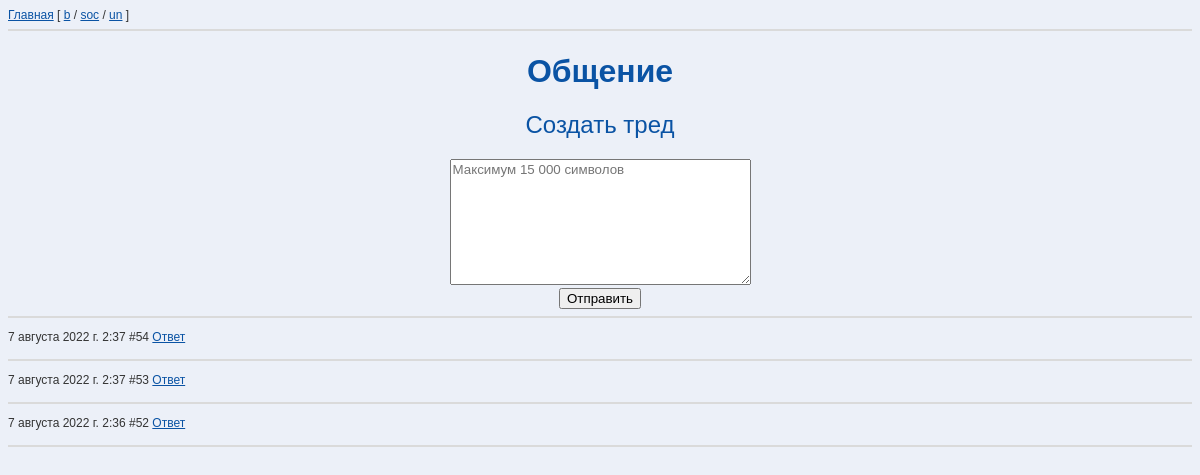
/soc/, run on an earlier commit of the app's database.
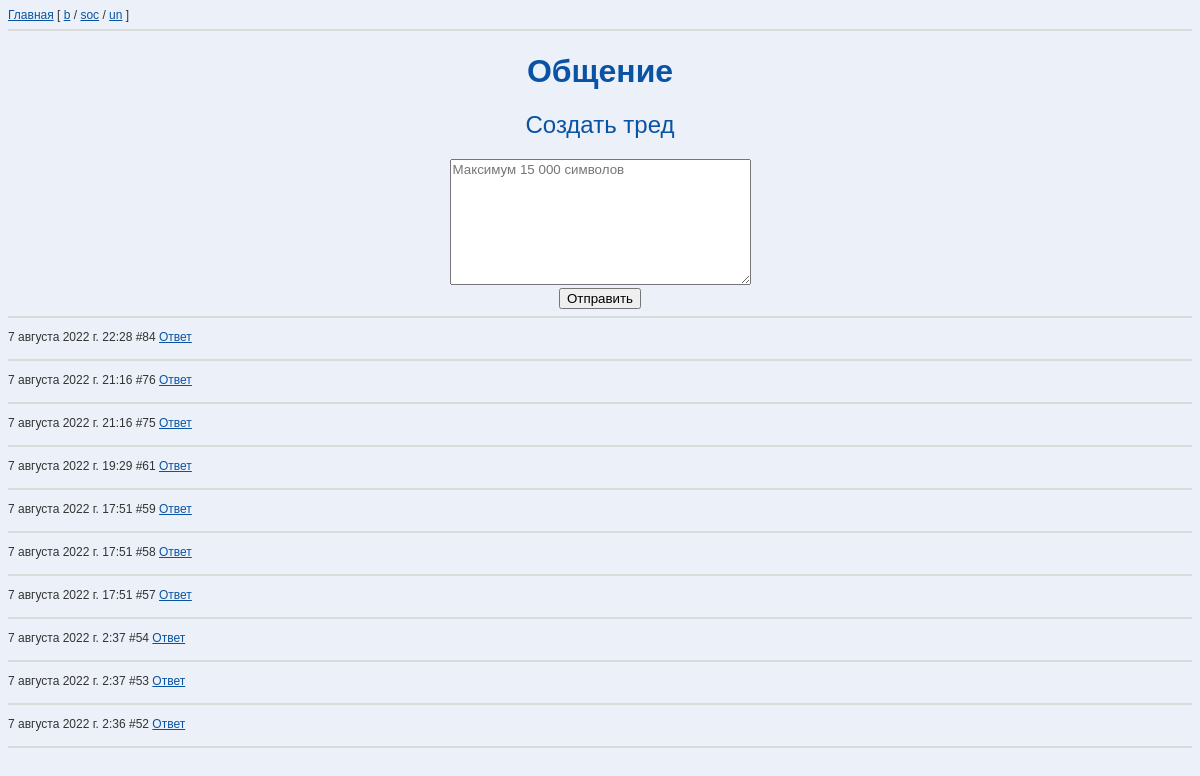
And on a later commit of the database.
### board/models.py (models this page shows, shortened)
class Post(models.Model):
    text = models.TextField(max_length=15000)
    title = models.CharField(max_length=200, blank=True)
    pub_date = models.DateTimeField(auto_now_add=now)
    board = models.CharField(max_length=5)
    parent = models.ForeignKey("self",
                               null=True,
                               on_delete=models.CASCADE,
                               related_name='comments',
                               )  # Able to assign only while creating
    reply_to = models.ForeignKey("self",
                                 null=True,
                                 on_delete=models.SET_NULL,
                                 related_name='replies',
                                 )  # Able to assign only while creating

### board/views.py (the view)
# urls.py: path('', views.get_board_view, name='index'),
def get_board_view(request, brd):
    if brd not in BOARDS.keys():
        return HttpResponseNotFound('<h1>Page not found</h1>')
    posts = reversed(Post.objects.filter(board=brd, parent=None))
    if request.method == 'POST':
        form = PostForm(request.POST)
        if form.is_valid():
            new_post = form.save(commit=False)
            new_post.board = brd
            new_post.save()
            return HttpResponseRedirect(f'/{brd}/')
    else:
        form = PostForm()
    return render(request, 'board/index.html', {
        'form': form,
        'posts': posts,
        'brd': brd,
        'board_name': BOARDS[brd],
        'title': f'/{brd}/ – {BOARDS[brd]}',
})

### board/models.py
class PostForm(ModelForm):
    class Meta:
        model = Post
        fields = ['text']

### board/templates/board/index.html (shortened to what this page needs)
{% extends 'board/base.html' %}
{% block content %}
<div class="home">
    <h1>{{ board_name }}</h1>
    <h2>Создать тред</h2>
    <form action="/{{ brd }}/" method="post" >
        <label>
            <textarea type="text" name="text" rows="8" cols="35" placeholder="Максимум 15 000 символов"></textarea>
        </label> <br>
        <input type="submit" value="Отправить">
    </form>
</div>
    <hr>
{% for post in posts %}
    <div class="post">
    <p class="date">
    {{ post.pub_date }} #{{ post.pk }} <a href="/{{ brd }}/thread/{{ post.pk }}">Ответ</a>
    </p><p style="white-space: pre-line">{{ post.text }}</p>
    </div>
    <hr>
{% endfor %}
{% endblock %}

### board/templates/board/base.html (shortened to what this page needs)
{% load static %}
<!DOCTYPE html>
<html lang="en">
<head>
    <link type="text/css" href="{% static 'board/css/styles.css' %}" rel="stylesheet" />
</head>
<body>
<div class="header"><a href="/">Главная</a> [ <a href="/b/">b</a> /  <a href="/soc/">soc</a> / <a href="/un/">un</a> ]</div><hr>
{% block content %}
{% endblock %}
</body>
</html>

### board/static/board/css/styles.css (style rules this page uses)
body { font-family: Arial, Verdana, sans-serif; font-size: 11pt; background-color: #ECF0F8; color: #333; }
hr { border: 0.5px solid #DADADA; }
.home { text-align: center }
h1 { color: #0a53a4; font-size: 24pt; font-family: Arial, Times, serif; font-weight: bold; }
h2 { color: #0a53a4; font-size: 18pt; font-family: Arial, Times, serif; font-weight: normal; }
a { color: #0a53a4; }
.date { font-size: 12px; }
.post { word-break: break-all; width: fit-content; max-width: 80%; min-width: 420px; margin-bottom: 15px; }
.header { font-size: 9pt; }
textarea { font-family: inherit; font-size: 10pt }

What changed in the data, as far as the page shows it:
added Post: pub_date "7 августа 2022 г. 22:28", pk "84"
added Post: pub_date "7 августа 2022 г. 21:16", pk "76"
added Post: pub_date "7 августа 2022 г. 21:16", pk "75"
added Post: pub_date "7 августа 2022 г. 19:29", pk "61"
added Post: pub_date "7 августа 2022 г. 17:51", pk "59"
added Post: pub_date "7 августа 2022 г. 17:51", pk "58"
added Post: pub_date "7 августа 2022 г. 17:51", pk "57"
